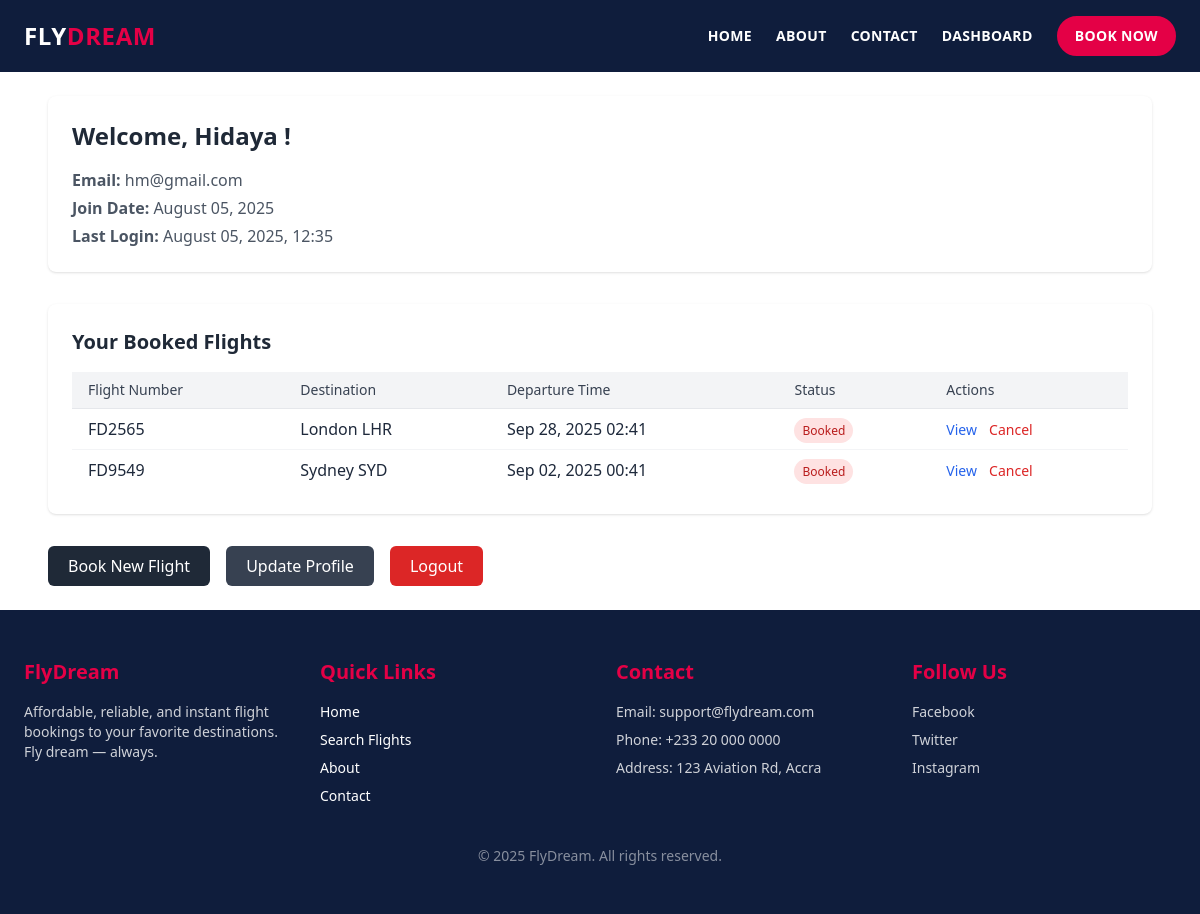
/accounts/dashboard/ (signed in), run on the app's committed database.
### Flights/models.py (models this page shows, shortened)
class GuestBooking(models.Model):
    user = models.ForeignKey(User, on_delete=models.SET_NULL, null=True, blank=True, related_name="bookings")
    first_name = models.CharField(max_length=64)
    last_name = models.CharField(max_length =64)
    email =models.EmailField()
    flight = models.ForeignKey(Flight, on_delete=models.CASCADE, related_name = "booking_flight")
    booking_date = models.DateTimeField()
    status_choices = (
        ('booked', 'Booked'),
        ('cancelled', 'Cancelled'),
        ('checked_in', 'Checked_In')
    )
    status = models.CharField(max_length= 20, choices = status_choices, default='booked')

class Flight(models.Model):
    flight_number = models.CharField(max_length=20)
    airline = models.CharField(max_length=64)
    origin = models.ForeignKey(Airport, on_delete=models.CASCADE, related_name="departures")
    destination = models.ForeignKey(Airport, on_delete=models.CASCADE, related_name="arrivals")
    departure_time = models.DateTimeField()
    arrival_time = models.DateTimeField()
    price = models.DecimalField(max_digits=10, decimal_places=2)
    flight_class = (
        ('economy', 'Economy'),
        ('business', 'Business'),
        ('first', 'First')
    )
    travel_class = models.CharField(max_length=20, choices = flight_class, default = 'economy')

class Airport(models.Model):
    name = models.CharField(max_length=64)
    code = models.CharField(max_length=3, unique=True)
    city = models.CharField(max_length=64)
    country =models.CharField(max_length=64)
    def __str__(self):
        return f'{self.city} {self.code}'

### accounts/views.py (the view)
# urls.py: path('dashboard/', views.dashboard, name='dashboard'),
@login_required
def dashboard(request):
    bookings = GuestBooking.objects.filter(user=request.user)
    return render(request, 'accounts/dashboard.html', {'bookings': bookings})

### accounts/templates/accounts/dashboard.html (shortened to what this page needs)
{% extends "flights/layout.html" %}
{% load static %}
{% block content %}
<div class="max-w-6xl mx-auto p-6 space-y-8">
  <div class="bg-white shadow rounded-lg p-6">
    <h2 class="text-2xl font-semibold text-gray-800 mb-4">Welcome, {{ user.first_name }} ! </h2>
    <ul class="text-gray-600 space-y-1">
      <li><strong>Email:</strong> {{ user.email }}</li>
      <li><strong>Join Date:</strong> {{ user.date_joined|date:"F d, Y" }}</li>
      <li><strong>Last Login:</strong> {{ user.last_login|date:"F d, Y, H:i" }}</li>
    </ul>
  </div>
  <div class="bg-white shadow rounded-lg p-6">
    <h3 class="text-xl font-semibold text-gray-800 mb-4">Your Booked Flights</h3>
    {% if bookings %}
    <div class="overflow-x-auto">
      <table class="min-w-full divide-y divide-gray-200">
        <thead class="bg-gray-100">
          <tr>
            <th class="px-4 py-2 text-left text-sm font-medium text-gray-700">Flight Number</th>
            <th class="px-4 py-2 text-left text-sm font-medium text-gray-700">Destination</th>
            <th class="px-4 py-2 text-left text-sm font-medium text-gray-700">Departure Time</th>
            <th class="px-4 py-2 text-left text-sm font-medium text-gray-700">Status</th>
            <th class="px-4 py-2 text-left text-sm font-medium text-gray-700">Actions</th>
          </tr>
        </thead>
        <tbody class="divide-y divide-gray-100">
          {% for booking in bookings %}
          <tr class="hover:bg-gray-50">
            <td class="px-4 py-2">{{ booking.flight.flight_number }}</td>
            <td class="px-4 py-2">{{ booking.flight.destination }}</td>
            <td class="px-4 py-2">{{ booking.flight.departure_time|date:"M d, Y H:i" }}</td>
            <td class="px-4 py-2">
              <span class="px-2 py-1 text-xs rounded-full
              {% if booking.status == 'confirmed' %}bg-green-100 text-green-700
              {% elif booking.status == 'pending' %}bg-yellow-100 text-yellow-700
              {% else %}bg-red-100 text-red-700{% endif %}">
                {{ booking.status|title }}
              </span>
            </td>
            <td class="px-4 py-2 space-x-2">
              <a href="" class="text-blue-600 hover:underline text-sm">View</a>
              <a href="" class="text-red-600 hover:underline text-sm">Cancel</a>
            </td>
          </tr>
          {% endfor %}
        </tbody>
      </table>
    </div>
    {% else %}
      <p class="text-gray-600">You haven't booked any flights yet.</p>
    {% endif %}
  </div>
    <div class="flex flex-wrap gap-4">
    <a href="{% url 'search' %}" class="bg-gray-800 text-white px-5 py-2 rounded-md hover:bg-gray-900 transition">
        Book New Flight
    </a>
    <a href="#" class="bg-gray-700 text-white px-5 py-2 rounded-md hover:bg-gray-800 transition">
        Update Profile
    </a>
    <form method="post" action="{% url 'logout' %}">
        <button type="submit" class="bg-red-600 text-white px-5 py-2 rounded-md hover:bg-red-700 transition">
        Logout
        </button>
    </form>
    </div>
</div>
{% endblock %}

### data on the page
GuestBooking: flight.flight_number "FD2565", flight.destination "London LHR", flight.departure_time "Sep 28, 2025 02:41", status "Booked"
GuestBooking: flight.flight_number "FD9549", flight.destination "Sydney SYD", flight.departure_time "Sep 02, 2025 00:41", status "Booked"

### other printed values
{{ user.first_name }} "Hidaya"
{{ user.email }} "hm@gmail.com"
{{ user.date_joined|date:"F d, Y" }} "August 05, 2025"
{{ user.last_login|date:"F d, Y, H:i" }} "August 05, 2025, 12:35"
